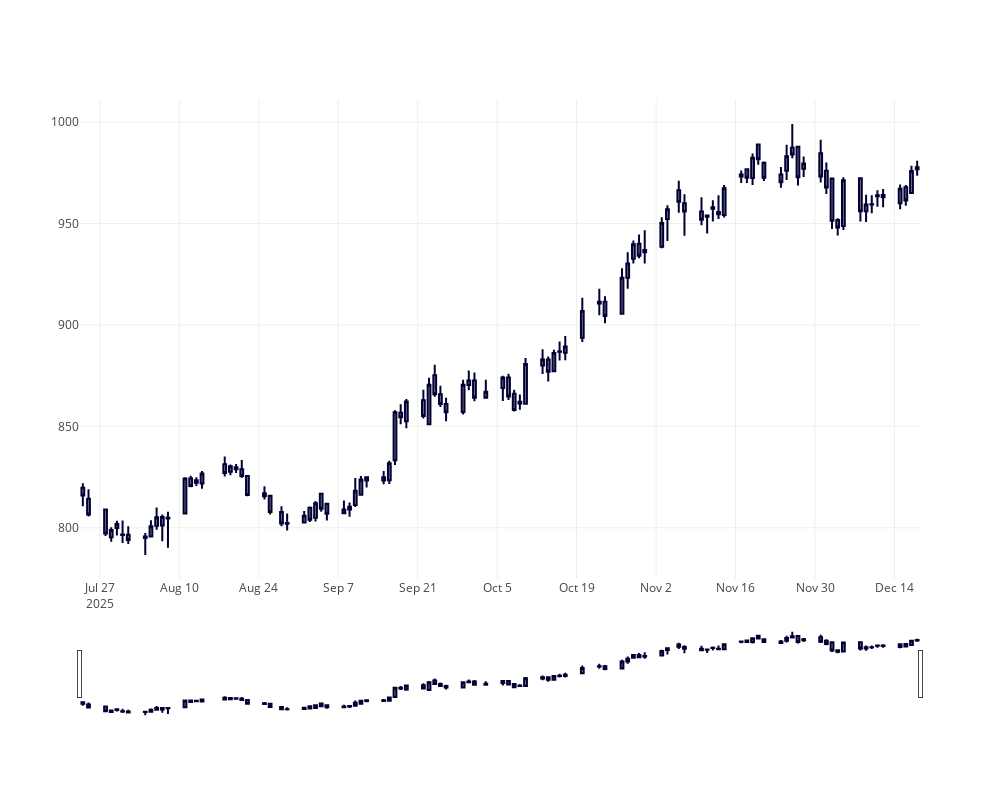

Write notebook code for a chart like this one.
### Code cell
chart = api.plot_chart(df_sbi)
chart
